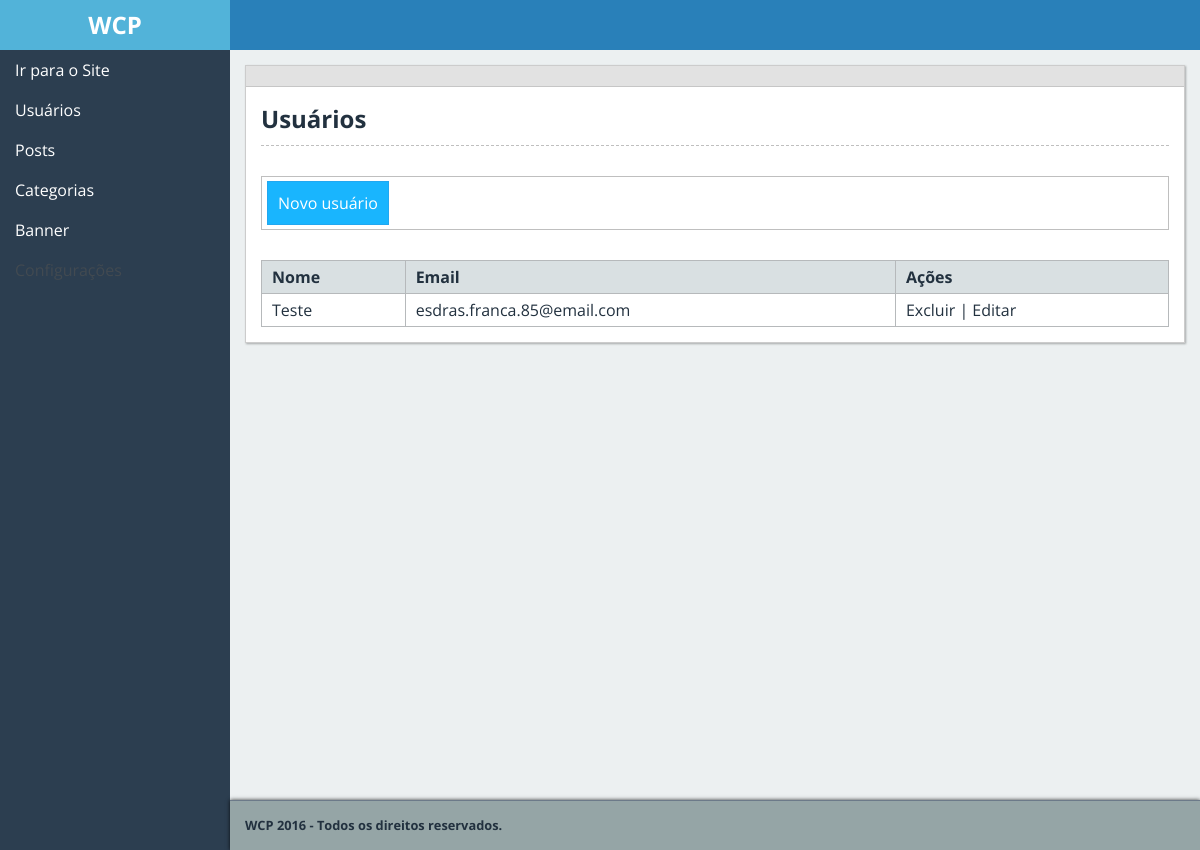
Page /usuario on the earlier database version.
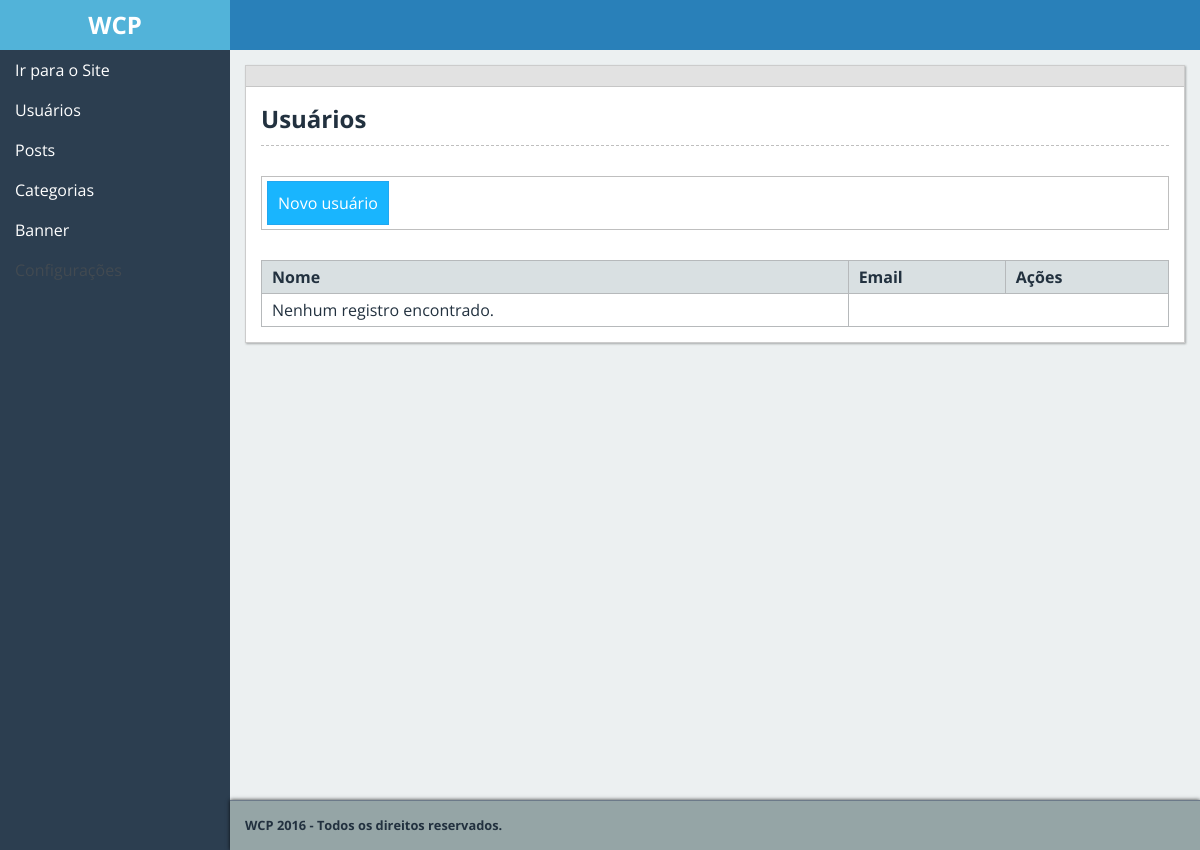
Same page on the later database version.
### tables this page shows
CREATE TABLE IF NOT EXISTS `user` (
  `user_id` int(11) NOT NULL AUTO_INCREMENT,
  `user_name` varchar(100) NOT NULL,
  `user_email` varchar(255) NOT NULL,
  `user_passw` varchar(32) NOT NULL,
  PRIMARY KEY (`user_id`)
);

### core/Controller.php (called while the page is built, shortened)
<?php
abstract class Controller {
    public function loadTemplate($viewName, $viewData = array()) {
        include 'views/template/template2.php';
    }
    public function loadViewInTemplate($viewName, $viewData = array()) {
        extract($viewData);
        include 'views/' . $viewName . '.php';
    }
}

### controllers/usuarioController.php (called while the page is built, shortened)
<?php
class usuarioController extends Controller {
    private $usuarioModel;
    public function __construct() {
        $this->usuarioModel = new Users();
    }
    private function getUsuarios() {
        $result = $this->usuarioModel->selectAllUsers();
        if ($result) {
            return $result;
        }
    }
    public function index() {
        $data['usuarios'] = $this->getUsuarios();
        $this->loadTemplate('usuarios', $data);
    }
}

### core/Core.php (called while the page is built, shortened)
<?php
class Core
{
    public function run()
    {
        $currentcAtion = '';
        $param = array();
        if (isset($_SERVER['REQUEST_URI']) && $_SERVER['REQUEST_URI'] != '') {
            $url = explode("wcp", $_SERVER['REQUEST_URI']);
            array_shift($url);
            $url = explode('/', $url[0]);
            array_shift($url);
            if (isset($url[0]) && $url[0] != '') {
                array_shift($url);
            } else {
                $currentController = 'homeController';
                $currentcAtion = 'index';
                array_shift($url);
            }
            if (isset($url[0]) && !empty($url[0])) {
                $currentcAtion = $url[0];
                array_shift($url);
            } else {
                $currentcAtion = 'index';
            }
        }
        $controller = new $currentController();
        call_user_func_array(array($controller, $currentcAtion), $param);
    }
}

### index.php (called while the page is built, shortened)
<?php
$core = new Core();
$core->run();

### core/DAO.php (called while the page is built, shortened)
<?php
class DAO {
    private $connection;
    public function __construct() {
        $this->connection = Connection::getInstance();
        $this->prepare_sql = new PrepareSQL();
    }
    public function query($sql) {
        if (!empty($sql)) {
            try {
                $stm = $this->connection->prepare($sql);
                $stm->execute();
                if ($stm->rowCount() > 0) {
                    return $stm->fetchAll(PDO::FETCH_ASSOC);
                } else {
                    return FALSE;
                }
            } catch (PDOException $exc) {
                echo $exc->getTraceAsString();
            }
        }
    }
}

### core/Connection.php (called while the page is built)
<?php
require 'settings.php';
class Connection {
    private static $conn = NULL;
    public static function getInstance() {
        if (self::$conn == NULL) {
            global $settings;
            $dsn = $settings['driver'] . ":host=" . $settings['host'] . ";dbname=" . $settings['dbname'];
            try {
                self::$conn = new PDO($dsn, $settings['user'], $settings['passw']);
            } catch (PDOException $exc) {
                echo $exc->getTraceAsString();
                throw new PDOException("Falha ao criar a conexão com BD. " . $exc);
            }
        }
        return self::$conn;
    }
}

### core/Model.php (called while the page is built, shortened)
<?php
class Model {
    protected $dao;
    private $tableName;
    public function __construct($tableName) {
        $this->dao = new DAO();
        $this->tableName = $tableName;
    }
    protected function select($columns = array(), $where = array(), $cond = '') {
        $sql = $this->dao->prepare_sql->select($this->tableName, $columns, $where, $cond);
        return $this->dao->query($sql);
    }
}

### models/Users.php (called while the page is built, shortened)
<?php
class Users extends Model {
    public function selectAllUsers() {
        return $this->select(array('user_id', 'user_name', 'user_email'), array());
    }
}

### core/PrepareSQL.php (called while the page is built, shortened)
<?php
class PrepareSQL {
    public function select($table, $columns = array(), $where = array(), $cond = 'AND') {
        $table = addslashes($table);
        $sql = 'SELECT ';
        $dados = array();
        if (count($columns) > 0) {
            foreach ($columns as $value) {
                array_push($dados, $value);
            }
            $sql .= implode(', ', $dados) . ' FROM ' . $table;
        } else {
            $sql .= ' * FROM ' . $table;
        }
        return $sql;
    }
}

### settings.php (called while the page is built, shortened)
<?php
$settings = array();
if (ENVIRONMENT == 'development') {
    $settings['driver'] = 'mysql';
    $settings['dbname'] = 'schema_wcp';
    $settings['host'] = 'localhost';
    $settings['user'] = 'root';
    $settings['passw'] = 'admin';
} else {
    $settings['dbname'] = '';
    $settings['host'] = '';
    $settings['user'] = '';
    $settings['passw'] = '';
}
$settings['root_dir'] = $_SERVER['DOCUMENT_ROOT'] . 'wcp';
$settings['url'] = 'http://' . $_SERVER['HTTP_HOST'] . '/wcp';
$settings['upload_dir'] = $settings['root_dir'] . '/assets/img';

### views/usuarios.php (the view, shortened to what the changed rows need)
<?php
global $settings;
?>
<div class="content">
    <div class="content-body">
        <div class="content-header">
            <h1>Usuários</h1>
        </div>
        <table class="fw-table fw-table-border">
            <thead>
                <tr>
                    <th>Nome</th>
                    <th>Email</th>
                    <th>Ações</th>
                </tr>
            </thead>
            <tbody>
                <?php if (isset($usuarios) && count($usuarios) > 0): ?>
                    <?php foreach ($usuarios as $value): ?>
                        <tr>
                            <td><?php echo $value['user_name']; ?></td>
                            <td><?php echo $value['user_email']; ?></td>
                            <td>
                                <a href="<?php echo $settings['url']; ?>/usuario/excluir/<?php echo $value['user_id']; ?>">Excluir</a> |
                                <a href="<?php echo $settings['url']; ?>/usuario/editar/<?php echo $value['user_id']; ?>">Editar</a>
                            </td>
                        </tr>
                    <?php endforeach; ?>
                <?php else : ?>
                    <tr>
                        <td>Nenhum registro encontrado.</td>
                    </tr>
                <?php endif; ?>
            </tbody>
        </table>
    </div>
</div>

Differences in the rows shown:
removed user: user_name "Teste", user_email "esdras.franca.85@email.com"
Other differences:
text now shown: "Nenhum registro encontrado."
